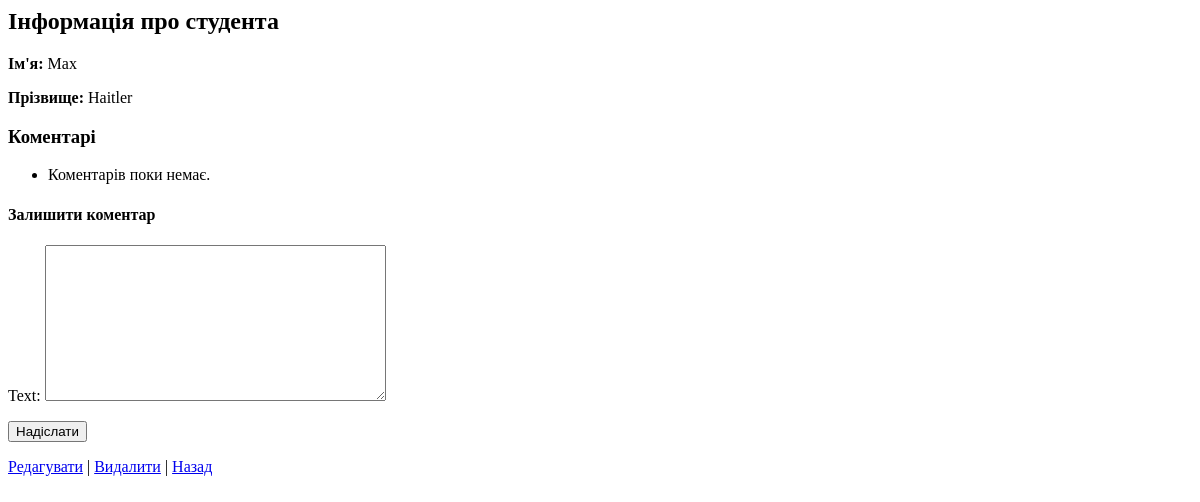
Before: /student/1/ (signed in) with the older database file.
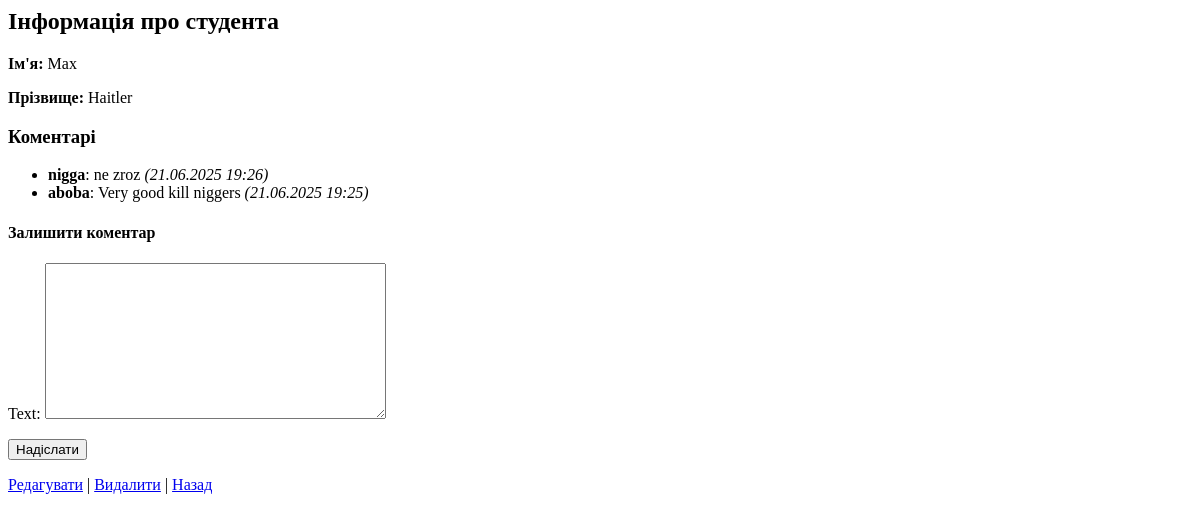
After: the same page with the newer database file.
### StudentApp/models.py (models this page shows, shortened)
class Student(models.Model):
    first_name = models.CharField(max_length=100)
    last_name = models.CharField(max_length=100)

class Comment(models.Model):
    student = models.ForeignKey('Student', on_delete=models.CASCADE, related_name='comments')
    author = models.ForeignKey(User, on_delete=models.CASCADE)
    text = models.TextField()
    created_at = models.DateTimeField(auto_now_add=True)

### StudentApp/views.py (the view, shortened to what this page needs)
# urls.py: path('student/<int:pk>/', views.StudentDetailView.as_view(), name='student_detail'),
@method_decorator(login_required, name='dispatch')
class StudentDetailView(DetailView):
    model = Student
    template_name = 'StudentApp/student_detail.html'
    context_object_name = 'student'
    def get_context_data(self, **kwargs):
        context = super().get_context_data(**kwargs)
        context['comments'] = self.object.comments.order_by('-created_at')
        context['form'] = CommentForm()
        return context

### StudentApp/forms.py
class CommentForm(forms.ModelForm):
    class Meta:
        model = Comment
        fields = ['text']

### StudentApp/templates/StudentApp/student_detail.html (shortened to what this page needs)
<h2>Інформація про студента</h2>
<p><strong>Ім'я:</strong> {{ student.first_name }}</p>
<p><strong>Прізвище:</strong> {{ student.last_name }}</p>
<h3>Коментарі</h3>
<ul>
  {% for comment in comments %}
    <li><strong>{{ comment.author.username }}</strong>: {{ comment.text }} <em>({{ comment.created_at|date:"d.m.Y H:i" }})</em></li>
  {% empty %}
    <li>Коментарів поки немає.</li>
  {% endfor %}
</ul>
<h4>Залишити коментар</h4>
<form method="post">
  {{ form.as_p }}
  <button type="submit">Надіслати</button>
</form>
<a href="{% url 'student_update' student.pk %}">Редагувати</a> |
<a href="{% url 'student_delete' student.pk %}">Видалити</a> |
<a href="{% url 'student_list' %}">Назад</a>

Changed rows visible on the page:
added Comment: author.username "nigga", text "ne zroz", created_at "21.06.2025 19:26"
added Comment: author.username "aboba", text "Very good kill niggers", created_at "21.06.2025 19:25"
Other visible differences:
text no longer shown: "Коментарів поки немає."
